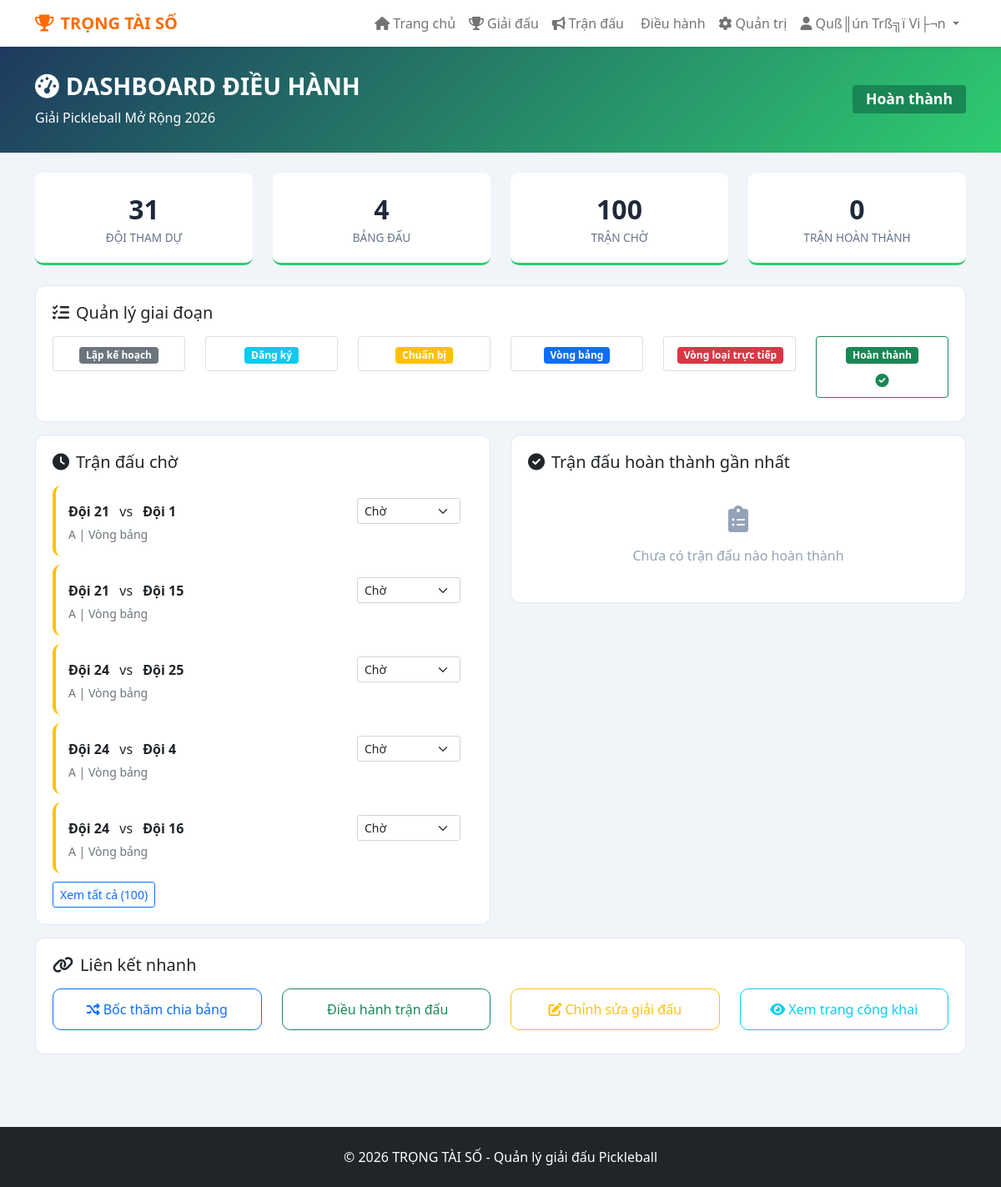
The app's page /tournament_dashboard.php?id=1 (signed in) with its own data.
### tables this page shows
CREATE TABLE `tournaments` (
  `id` int(11) NOT NULL AUTO_INCREMENT,
  `name` varchar(200) NOT NULL,
  `description` text DEFAULT NULL,
  `format` enum('round_robin','knockout','combined','double_elimination') DEFAULT 'combined',
  `start_date` date DEFAULT NULL,
  `end_date` date DEFAULT NULL,
  `registration_deadline` date DEFAULT NULL,
  `location` varchar(200) DEFAULT NULL,
  `total_teams` int(11) DEFAULT 0,
  `max_teams` int(11) DEFAULT 32,
  `status` enum('upcoming','ongoing','completed','cancelled') DEFAULT 'upcoming',
  `stage` enum('planning','registration','setup','group_stage','knockout_stage','completed') DEFAULT 'planning',
  `owner_id` int(11) DEFAULT NULL,
  `created_at` timestamp NOT NULL DEFAULT current_timestamp(),
  `winning_score` int(11) DEFAULT 11,
  PRIMARY KEY (`id`),
  KEY `owner_id` (`owner_id`),
  CONSTRAINT `tournaments_ibfk_1` FOREIGN KEY (`owner_id`) REFERENCES `users` (`id`) ON DELETE SET NULL
);

CREATE TABLE `matches` (
  `id` int(11) NOT NULL AUTO_INCREMENT,
  `match_number` int(11) DEFAULT NULL,
  `tournament_id` int(11) DEFAULT NULL,
  `team1_id` int(11) DEFAULT NULL,
  `team2_id` int(11) DEFAULT NULL,
  `group_id` int(11) DEFAULT NULL,
  `round` varchar(50) DEFAULT NULL,
  `bracket_position` varchar(20) DEFAULT NULL,
  `match_type` enum('group','knockout','quarter','semi','final','live') DEFAULT 'group',
  `score1` int(11) DEFAULT NULL,
  `score2` int(11) DEFAULT NULL,
  `winner_id` int(11) DEFAULT NULL,
  `match_date` datetime DEFAULT NULL,
  `court` varchar(50) DEFAULT NULL,
  `arena_id` int(11) DEFAULT NULL,
  `created_at` timestamp NOT NULL DEFAULT current_timestamp(),
  `winning_score` int(11) DEFAULT 11,
  `first_server` int(11) DEFAULT 1,
  `server_team` int(11) DEFAULT 1,
  `server_hand` int(11) DEFAULT 1,
  `status` enum('pending','live','completed') DEFAULT 'pending',
  `completed_at` datetime DEFAULT NULL,
  PRIMARY KEY (`id`),
  KEY `tournament_id` (`tournament_id`),
  KEY `team1_id` (`team1_id`),
  KEY `team2_id` (`team2_id`),
  KEY `group_id` (`group_id`),
  KEY `winner_id` (`winner_id`),
  KEY `arena_id` (`arena_id`),
  CONSTRAINT `matches_ibfk_1` FOREIGN KEY (`tournament_id`) REFERENCES `tournaments` (`id`) ON DELETE CASCADE,
  CONSTRAINT `matches_ibfk_2` FOREIGN KEY (`team1_id`) REFERENCES `teams` (`id`) ON DELETE CASCADE,
  CONSTRAINT `matches_ibfk_3` FOREIGN KEY (`team2_id`) REFERENCES `teams` (`id`) ON DELETE CASCADE,
  CONSTRAINT `matches_ibfk_4` FOREIGN KEY (`group_id`) REFERENCES `groups` (`id`) ON DELETE CASCADE,
  CONSTRAINT `matches_ibfk_5` FOREIGN KEY (`winner_id`) REFERENCES `teams` (`id`) ON DELETE SET NULL,
  CONSTRAINT `matches_ibfk_6` FOREIGN KEY (`arena_id`) REFERENCES `arena` (`id`) ON DELETE SET NULL
);

CREATE TABLE `teams` (
  `id` int(11) NOT NULL AUTO_INCREMENT,
  `tournament_id` int(11) DEFAULT NULL,
  `category_id` int(11) DEFAULT NULL,
  `team_name` varchar(100) NOT NULL,
  `player1` varchar(100) DEFAULT NULL,
  `player2` varchar(100) DEFAULT NULL,
  `skill_level` varchar(10) DEFAULT NULL,
  `group_name` varchar(1) DEFAULT NULL,
  `seed` int(11) DEFAULT NULL,
  `created_at` timestamp NOT NULL DEFAULT current_timestamp(),
  PRIMARY KEY (`id`),
  UNIQUE KEY `unique_team_tournament` (`team_name`,`tournament_id`),
  KEY `tournament_id` (`tournament_id`),
  KEY `category_id` (`category_id`),
  CONSTRAINT `teams_ibfk_1` FOREIGN KEY (`tournament_id`) REFERENCES `tournaments` (`id`) ON DELETE CASCADE,
  CONSTRAINT `teams_ibfk_2` FOREIGN KEY (`category_id`) REFERENCES `tournamentcategories` (`id`) ON DELETE SET NULL
);

CREATE TABLE `groups` (
  `id` int(11) NOT NULL AUTO_INCREMENT,
  `tournament_id` int(11) DEFAULT NULL,
  `group_name` varchar(10) NOT NULL,
  `created_at` timestamp NOT NULL DEFAULT current_timestamp(),
  PRIMARY KEY (`id`),
  KEY `tournament_id` (`tournament_id`),
  CONSTRAINT `groups_ibfk_1` FOREIGN KEY (`tournament_id`) REFERENCES `tournaments` (`id`) ON DELETE CASCADE
);

### functions.php (called while the page is built, shortened)
<?php
require_once 'db.php';
function fetchTeamsByTournament($tournamentId) {
    global $pdo;
    $stmt = $pdo->prepare("
        SELECT t.*, tr.name as tournament_name
        FROM `Teams` t
        LEFT JOIN Tournaments tr ON t.tournament_id = tr.id
        WHERE t.tournament_id = ?
        ORDER BY t.skill_level DESC, t.team_name
    ");
    $stmt->execute([$tournamentId]);
    return $stmt->fetchAll();
}
function getTournamentById($tournamentId) {
    global $pdo;
    $stmt = $pdo->prepare("SELECT * FROM `Tournaments` WHERE id = ?");
    $stmt->execute([$tournamentId]);
    return $stmt->fetch();
}
function getGroupsByTournament($tournamentId) {
    global $pdo;
    $stmt = $pdo->prepare("
        SELECT g.*, t.name as tournament_name
        FROM `Groups` g
        LEFT JOIN Tournaments t ON g.tournament_id = t.id
        WHERE g.tournament_id = ?
        ORDER BY g.group_name
    ");
    $stmt->execute([$tournamentId]);
    return $stmt->fetchAll();
}
function getPendingMatches($tournamentId) {
    global $pdo;
    $stmt = $pdo->prepare("
        SELECT m.*, t1.team_name as team1_name, t2.team_name as team2_name,
               g.group_name
        FROM `Matches` m
        LEFT JOIN `Teams` t1 ON m.team1_id = t1.id
        LEFT JOIN `Teams` t2 ON m.team2_id = t2.id
        LEFT JOIN `Groups` g ON m.group_id = g.id
        WHERE m.tournament_id = ? AND m.status = 'pending'
        ORDER BY m.round, m.match_date
    ");
    $stmt->execute([$tournamentId]);
    return $stmt->fetchAll();
}
function getCompletedMatches($tournamentId) {
    global $pdo;
    $stmt = $pdo->prepare("
        SELECT m.*, t1.team_name as team1_name, t2.team_name as team2_name,
               g.group_name
        FROM `Matches` m
        LEFT JOIN `Teams` t1 ON m.team1_id = t1.id
        LEFT JOIN `Teams` t2 ON m.team2_id = t2.id
        LEFT JOIN `Groups` g ON m.group_id = g.id
        WHERE m.tournament_id = ? AND m.status = 'completed'
        ORDER BY m.completed_at DESC
    ");
    $stmt->execute([$tournamentId]);
    return $stmt->fetchAll();
}
?>

### tournament_dashboard.php (the view, shortened to what this page needs)
<?php
require_once 'db.php';
require_once 'functions.php';
require_once 'components/template.php';
$tournamentId = isset($_GET['id']) ? intval($_GET['id']) : 0;
$tournament = getTournamentById($tournamentId);
$stageLabels = [
    'planning' => 'Lập kế hoạch',
    'registration' => 'Đăng ký',
    'setup' => 'Chuẩn bị',
    'group_stage' => 'Vòng bảng',
    'knockout_stage' => 'Vòng loại trực tiếp',
    'completed' => 'Hoàn thành'
];
$stageColors = [
    'planning' => 'secondary',
    'registration' => 'info',
    'setup' => 'warning',
    'group_stage' => 'primary',
    'knockout_stage' => 'danger',
    'completed' => 'success'
];
$pendingMatches = getPendingMatches($tournamentId);
$completedMatches = getCompletedMatches($tournamentId);
$groups = getGroupsByTournament($tournamentId);
$teams = fetchTeamsByTournament($tournamentId);
?>
<div class="page-header">
    <div class="container">
        <div class="row align-items-center">
            <div class="col-md-8">
                <h1 class="page-title"><i class="fas fa-tachometer-alt me-2"></i>DASHBOARD ĐIỀU HÀNH</h1>
                <p class="mb-0 mt-2"><?php echo htmlspecialchars($tournament['name']); ?></p>
            </div>
            <div class="col-md-4 text-md-end">
                <span class="badge bg-<?php echo $stageColors[$tournament['stage']] ?? 'secondary'; ?> stage-badge-custom">
                    <?php echo $stageLabels[$tournament['stage']] ?? 'Không xác định'; ?>
                </span>
            </div>
        </div>
    </div>
</div>
<div class="container py-4">
    <div class="row mb-4">
        <div class="col-md-3">
            <div class="stat-card">
                <div class="stat-number"><?php echo count($teams); ?></div>
                <div class="stat-label">Đội tham dự</div>
            </div>
        </div>
        <div class="col-md-3">
            <div class="stat-card">
                <div class="stat-number"><?php echo count($groups); ?></div>
                <div class="stat-label">Bảng đấu</div>
            </div>
        </div>
        <div class="col-md-3">
            <div class="stat-card">
                <div class="stat-number"><?php echo count($pendingMatches); ?></div>
                <div class="stat-label">Trận chờ</div>
            </div>
        </div>
        <div class="col-md-3">
            <div class="stat-card">
                <div class="stat-number"><?php echo count($completedMatches); ?></div>
                <div class="stat-label">Trận hoàn thành</div>
            </div>
        </div>
    </div>
    <div class="card-custom">
        <h5 class="mb-3"><i class="fas fa-tasks me-2"></i>Quản lý giai đoạn</h5>
        <div class="row mt-3">
            <?php foreach ($stageLabels as $stage => $label): ?>
                <div class="col-md-2 col-6 mb-2">
                    <div class="card <?php echo ($tournament['stage'] === $stage) ? 'border-success' : ''; ?>">
                        <div class="card-body text-center py-2">
                            <span class="badge bg-<?php echo $stageColors[$stage]; ?>">
                                <?php echo $label; ?>
                            </span>
                            <?php if ($tournament['stage'] === $stage): ?>
                                <div class="mt-2"><i class="fas fa-check-circle text-success"></i></div>
                            <?php endif; ?>
                        </div>
                    </div>
                </div>
            <?php endforeach; ?>
        </div>
    </div>
    <div class="row">
        <div class="col-md-6">
            <div class="card-custom">
                <h5 class="mb-3"><i class="fas fa-clock me-2"></i>Trận đấu chờ</h5>
                <?php if (empty($pendingMatches)): ?>
                    <div class="empty-state py-4">
                        <i class="fas fa-calendar-check fa-2x mb-3"></i>
                        <p class="mb-0">Không có trận đấu nào đang chờ</p>
                    </div>
                <?php else: ?>
                    <?php foreach (array_slice($pendingMatches, 0, 5) as $match): ?>
                        <div class="match-card pending">
                            <div class="d-flex justify-content-between align-items-center">
                                <div>
                                    <strong><?php echo htmlspecialchars($match['team1_name'] ?? 'TBD'); ?></strong>
                                    <span class="mx-2">vs</span>
                                    <strong><?php echo htmlspecialchars($match['team2_name'] ?? 'TBD'); ?></strong>
                                </div>
                                <form method="post" class="d-inline">
                                    <select name="status" class="form-select form-select-sm d-inline w-auto" onchange="this.form.submit()">
                                        <option value="pending" selected>Chờ</option>
                                    </select>
                                </form>
                            </div>
                            <small class="text-muted">
                                <?php echo $match['group_name'] ?? ''; ?> |
                                <?php echo $match['round'] ?? ''; ?>
                            </small>
                        </div>
                    <?php endforeach; ?>
                    <?php if (count($pendingMatches) > 5): ?>
                        <a href="match-control.php?tournament_id=<?php echo $tournamentId; ?>" class="btn btn-sm btn-outline-primary">
                            Xem tất cả (<?php echo count($pendingMatches); ?>)
                        </a>
                    <?php endif; ?>
                <?php endif; ?>
            </div>
        </div>
        <div class="col-md-6">
            <div class="card-custom">
                <h5 class="mb-3"><i class="fas fa-check-circle me-2"></i>Trận đấu hoàn thành gần nhất</h5>
                <?php if (empty($completedMatches)): ?>
                    <div class="empty-state py-4">
                        <i class="fas fa-clipboard-list fa-2x mb-3"></i>
                        <p class="mb-0">Chưa có trận đấu nào hoàn thành</p>
                    </div>
                <?php endif; ?>
            </div>
        </div>
    </div>
    <div class="card-custom">
        <h5 class="mb-3"><i class="fas fa-link me-2"></i>Liên kết nhanh</h5>
        <div class="row">
            <div class="col-md-3 mb-2">
                <a href="draw.php?tournament_id=<?php echo $tournamentId; ?>" class="btn btn-outline-primary w-100 quick-link-btn">
                    <i class="fas fa-random me-1"></i>Bốc thăm chia bảng
                </a>
            </div>
            <div class="col-md-3 mb-2">
                <a href="match-control.php?tournament_id=<?php echo $tournamentId; ?>" class="btn btn-outline-success w-100 quick-link-btn">
                    <i class="fas fa-whistle me-1"></i>Điều hành trận đấu
                </a>
            </div>
            <div class="col-md-3 mb-2">
                <a href="admin.php?action=tournaments&edit_id=<?php echo $tournamentId; ?>" class="btn btn-outline-warning w-100 quick-link-btn">
                    <i class="fas fa-edit me-1"></i>Chỉnh sửa giải đấu
                </a>
            </div>
            <div class="col-md-3 mb-2">
                <a href="tournament_view.php?id=<?php echo $tournamentId; ?>" class="btn btn-outline-info w-100 quick-link-btn">
                    <i class="fas fa-eye me-1"></i>Xem trang công khai
                </a>
            </div>
        </div>
    </div>
</div>

### components/template.php (style rules this page uses)
:root { --primary: #2ecc71; --accent: #ff6b00; --text-dark: #1e293b; }
body { background: #f1f5f9; font-family: 'Segoe UI', sans-serif; }
.page-header { background: linear-gradient(135deg, #1e3a5f 0%, #2ecc71 100%); color: white; padding: 30px 0; }
.page-title { font-size: 1.8rem; font-weight: 700; margin: 0; }
.stat-card { background: white; border-radius: 10px; padding: 20px; text-align: center; border-bottom: 3px solid var(--primary); }
.stat-number { font-size: 2rem; font-weight: 700; color: var(--text-dark); }
.stat-label { font-size: 0.85rem; color: #64748b; text-transform: uppercase; }
.card-custom { background: white; border-radius: 12px; padding: 20px; margin-bottom: 15px; border: 1px solid #e2e8f0; }
.empty-state { text-align: center; padding: 60px; color: #94a3b8; }

### tournament_dashboard.php (style rules this page uses)
.stage-badge-custom { font-size: 1.1rem; padding: 8px 16px; }
.match-card { background: white; border-radius: 10px; padding: 15px; margin-bottom: 10px; border-left: 4px solid #2ecc71; }
.match-card.pending { border-left-color: #ffc107; }
.quick-link-btn { padding: 12px 20px; border-radius: 10px; }

### records on screen
tournaments: name "Giải Pickleball Mở Rộng 2026", stage "Hoàn thành"
matches: team1.team_name "Đội 21", team2.team_name "Đội 1", group.group_name "A", round "Vòng bảng"
matches: team1.team_name "Đội 21", team2.team_name "Đội 15", group.group_name "A", round "Vòng bảng"
matches: team1.team_name "Đội 24", team2.team_name "Đội 25", group.group_name "A", round "Vòng bảng"
matches: team1.team_name "Đội 24", team2.team_name "Đội 4", group.group_name "A", round "Vòng bảng"
matches: team1.team_name "Đội 24", team2.team_name "Đội 16", group.group_name "A", round "Vòng bảng"

### other values on screen
$userName "Quß║ún Trß╗ï Vi├¬n"
count($teams) "31"
count($groups) "4"
count($pendingMatches) "100"
count($completedMatches) "0"
$label "Lập kế hoạch"
$label "Đăng ký"
$label "Chuẩn bị"
$label "Vòng bảng"
$label "Vòng loại trực tiếp"
$label "Hoàn thành"
